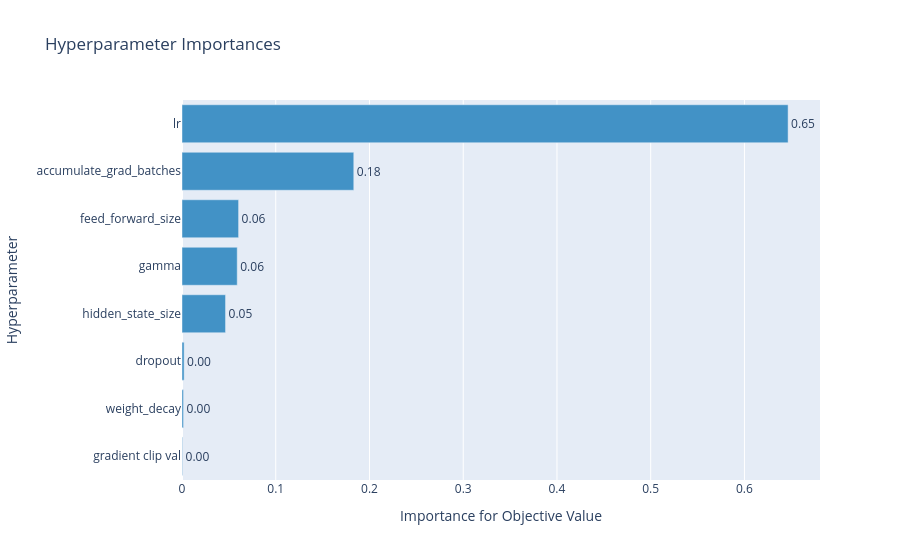

Write notebook code for a chart like this one.
### Code cell
import matplotlib.pyplot as plt
import optuna

%matplotlib inline

optuna.visualization.plot_param_importances(study)

### Figure 1 — Plotly figure (JSON) as saved in the notebook; plotly's stock layout.template omitted (floating-point values rounded to 4 significant figures)
{"data": [{"cliponaxis": false, "hovertemplate": ["gradient clip val (UniformDistribution): 0.000569902181578193<extra></extra>", "weight_decay (LogUniformDistribution): 0.0016283981799026708<extra></extra>", "dropout (UniformDistribution): 0.0022630844635220556<extra></extra>", "hidden_state_size (CategoricalDistribution): 0.0464444057879166<extra></extra>", "gamma (UniformDistribution): 0.05890202864266611<extra></extra>", "feed_forward_size (CategoricalDistribution): 0.060366194115702314<extra></extra>", "accumulate_grad_batches (CategoricalDistribution): 0.18325525566139805<extra></extra>", "lr (LogUniformDistribution): 0.646570730967314<extra></extra>"], "marker": {"color": "rgb(66,146,198)"}, "orientation": "h", "text": ["0.000569902181578193", "0.0016283981799026708", "0.0022630844635220556", "0.0464444057879166", "0.05890202864266611", "0.060366194115702314", "0.18325525566139805", "0.646570730967314"], "textposition": "outside", "texttemplate": "%{text:.2f}", "type": "bar", "x": [0.0005699, 0.001628, 0.002263, 0.04644, 0.0589, 0.06037, 0.1833, 0.6466], "y": ["gradient clip val", "weight_decay", "dropout", "hidden_state_size", "gamma", "feed_forward_size", "accumulate_grad_batches", "lr"]}], "layout": {"showlegend": false, "title": {"text": "Hyperparameter Importances"}, "xaxis": {"title": {"text": "Importance for Objective Value"}}, "yaxis": {"title": {"text": "Hyperparameter"}}}}
